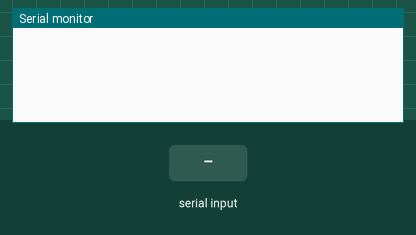
Simulated run of this sketch. Board: ESP32. Shown: the last lines printed to the serial monitor. Inputs (shaded band) come from the test bench. Nothing arrives over Bluetooth unless stated.

Above: at 1.2 s.
1.3 s: "what is your name" received over the second serial link
At 2.1 s:
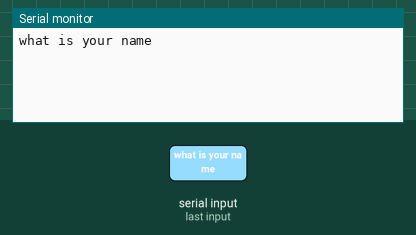
2.9 s: "1" received over the second serial link
At 3.4 s:
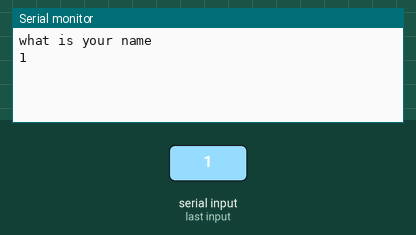

Measured:
- after the input at 1.3 s, the serial monitor: prints a new line after 0.17 s (image 1)
- after the input at 2.9 s, the serial monitor: prints a new line at once (image 2)

The sketch:

SmartTexttoSpeech.ino
```cpp
#include "BluetoothSerial.h"
#if !defined(CONFIG_BT_ENABLED) || !defined(CONFIG_BLUEDROID_ENABLED)
#error Bluetooth is not eneble!
#endif

BluetoothSerial myinternalBT;
String voice;
char c;

void setup() {
  // put your setup code here, to run once:
  Serial.begin(9600);
  myinternalBT.begin("diareddy");
}

void loop() {
  // put your main code here, to run repeatedly:

  while (myinternalBT.available()) {
    delay(10);                //delay added to make it stable
    c = myinternalBT.read();  //get new command
    if ((c >= 65) && (c <= 90))
      c += 32;

    voice += c;  //to make a string of command
  }
  if (voice.length() > 0) {
    Serial.println(voice);
    if ((voice == "what is your name")) {
      delay(600);
      myinternalBT.println("My name is Nagalakshmi, vishisht innovators");

    } else if (voice == "hello max how are you")  //1
    {
      delay(600);
      myinternalBT.println("I am fine , i am Excited for the expo");
    } else {
      myinternalBT.println("i cant get you");
      delay(600);
      voice = "";
    }
    voice = "";
  }
}
```
